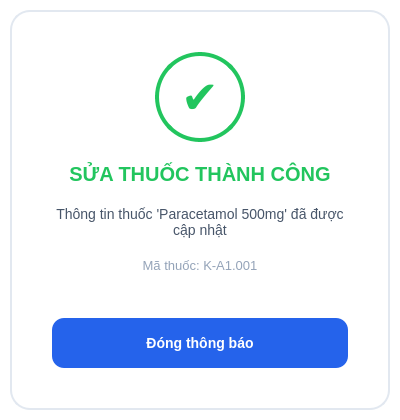
<?xml version="1.0" encoding="UTF-8"?>
<ui version="4.0">
 <class>dlg_edit_success</class>
 <widget class="QDialog" name="dlg_edit_success">
  <property name="geometry">
   <rect><x>0</x><y>0</y><width>400</width><height>420</height></rect>
  </property>
  <property name="minimumSize"><size><width>400</width><height>420</height></size></property>
  <property name="maximumSize"><size><width>400</width><height>420</height></size></property>
  <property name="styleSheet">
   <string notr="true">QDialog { background-color: rgba(0, 0, 0, 0); }</string>
  </property>
  <layout class="QVBoxLayout" name="main_layout">
   <property name="spacing"><number>0</number></property>
   <property name="leftMargin"><number>10</number></property>
   <property name="topMargin"><number>10</number></property>
   <property name="rightMargin"><number>10</number></property>
   <property name="bottomMargin"><number>10</number></property>
   <item>
    <widget class="QFrame" name="container_frame">
     <property name="styleSheet">
      <string notr="true">
       QFrame#container_frame {
           background-color: #FFFFFF;
           border-radius: 20px;
           border: 2px solid #E2E8F0; /* Viền để không bị chìm vào nền trắng */
       }
      </string>
     </property>
     <layout class="QVBoxLayout" name="content_layout">
      <property name="spacing"><number>20</number></property>
      <property name="leftMargin"><number>40</number></property>
      <property name="topMargin"><number>40</number></property>
      <property name="rightMargin"><number>40</number></property>
      <property name="bottomMargin"><number>40</number></property>

      <item>
       <layout class="QHBoxLayout" name="layout_icon">
        <item><spacer name="s1"><property name="orientation"><enum>Qt::Horizontal</enum></property><property name="sizeHint" stdset="0"><size><width>40</width><height>20</height></size></property></spacer></item>
        <item>
         <widget class="QLabel" name="lbl_icon">
          <property name="minimumSize"><size><width>90</width><height>90</height></size></property>
          <property name="maximumSize"><size><width>90</width><height>90</height></size></property>
          <property name="styleSheet">
           <string notr="true">
                border: 4px solid #22C55E;
                border-radius: 45px;
                color: #22C55E;
                font-family: 'Segoe UI Symbol';
                font-size: 45px;
                font-weight: bold;
           </string>
          </property>
          <property name="text"><string>✔</string></property>
          <property name="alignment"><set>Qt::AlignCenter</set></property>
         </widget>
        </item>
        <item><spacer name="s2"><property name="orientation"><enum>Qt::Horizontal</enum></property><property name="sizeHint" stdset="0"><size><width>40</width><height>20</height></size></property></spacer></item>
       </layout>
      </item>

      <item>
       <widget class="QLabel" name="lbl_title">
        <property name="text"><string>SỬA THUỐC THÀNH CÔNG</string></property>
        <property name="styleSheet"><string notr="true">color: #22C55E; font-weight: bold; font-size: 20px;</string></property>
        <property name="alignment"><set>Qt::AlignCenter</set></property>
       </widget>
      </item>

      <item>
       <widget class="QLabel" name="lbl_desc">
        <property name="text"><string>Thông tin thuốc 'Paracetamol 500mg' đã được cập nhật</string></property>
        <property name="styleSheet"><string notr="true">color: #475569; font-size: 14px;</string></property>
        <property name="alignment"><set>Qt::AlignCenter</set></property>
        <property name="wordWrap"><bool>true</bool></property>
       </widget>
      </item>

      <item>
       <widget class="QLabel" name="lbl_code">
        <property name="text"><string>Mã thuốc: K-A1.001</string></property>
        <property name="styleSheet"><string notr="true">color: #94A3B8; font-size: 13px;</string></property>
        <property name="alignment"><set>Qt::AlignCenter</set></property>
       </widget>
      </item>

      <item><spacer name="v_spacer"><property name="orientation"><enum>Qt::Vertical</enum></property><property name="sizeHint" stdset="0"><size><width>20</width><height>40</height></size></property></spacer></item>

      <item>
       <widget class="QPushButton" name="btn_close">
        <property name="minimumSize"><size><width>100</width><height>50</height></size></property>
        <property name="text"><string>Đóng thông báo</string></property>
        <property name="styleSheet"><string notr="true">background-color: #2563EB; color: white; border-radius: 12px; font-weight: bold; font-size: 14px;</string></property>
       </widget>
      </item>
     </layout>
    </widget>
   </item>
  </layout>
 </widget>
</ui>
